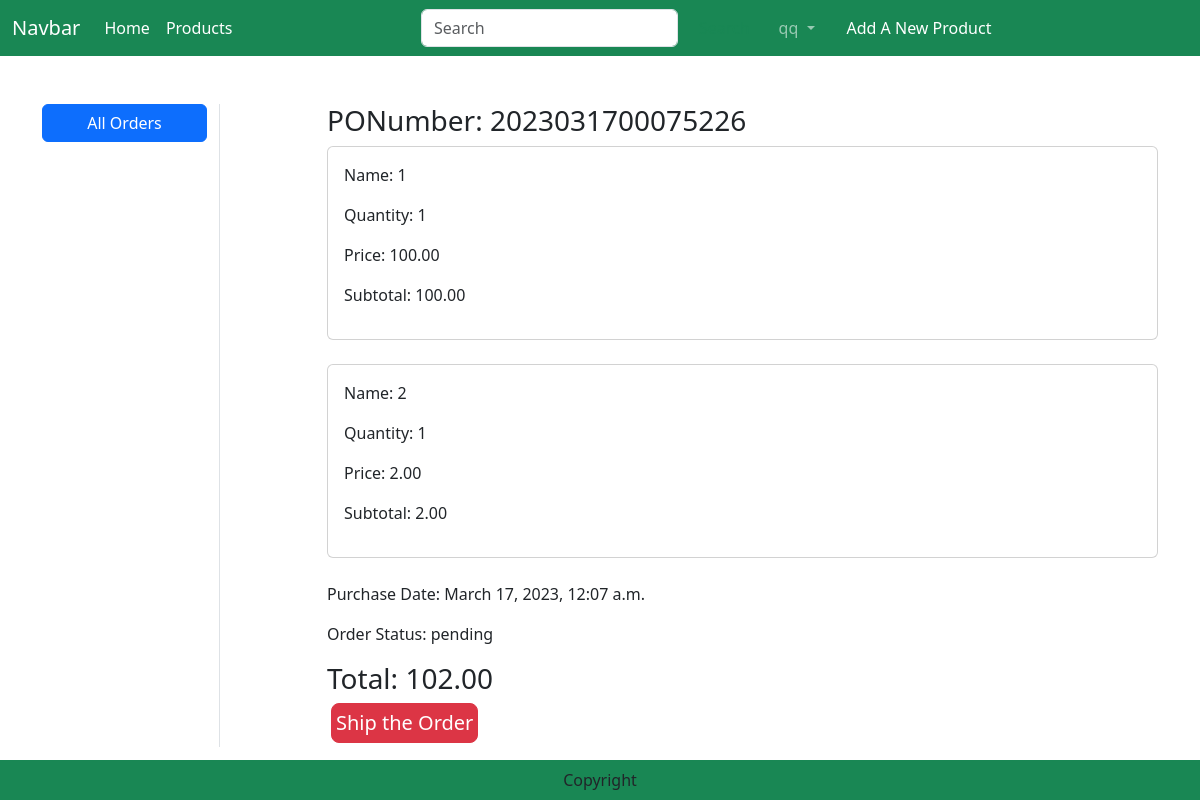
The app's page /orders/2023031700075226 (signed in), older data.
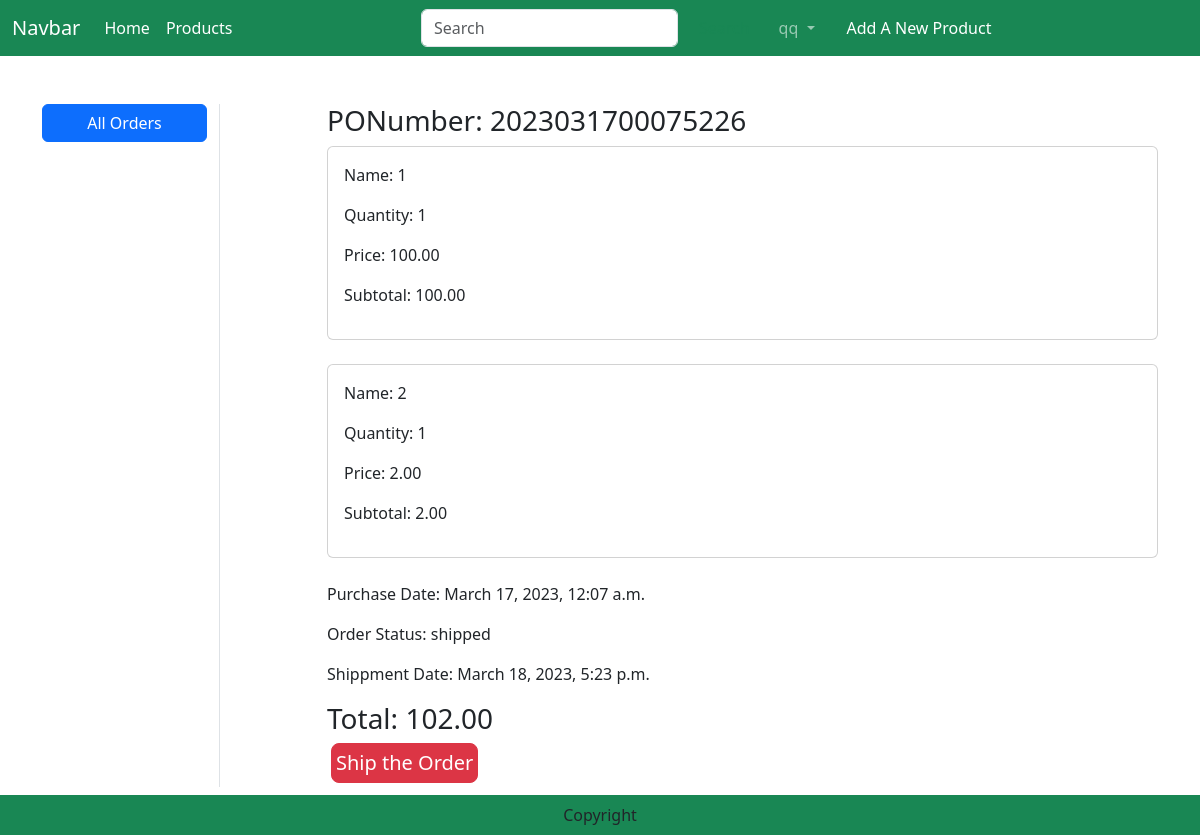
The same page, newer data.
### order/models.py (models this page shows)
class Order(models.Model):
    PONumber = models.CharField(max_length=30, primary_key=True)
    purchaseDate = models.DateTimeField(default=datetime.now)
    status = models.CharField(default=ORDER_STATUS_CHOICES[0][0], choices=ORDER_STATUS_CHOICES, max_length=20)
    customer = models.ForeignKey('customers.Customer',on_delete=models.CASCADE)
    user = models.ForeignKey(User,on_delete=models.CASCADE)
    shipmentDate = models.DateTimeField(null = True)
    cancelDate = models.DateTimeField(null = True)

class OrderItem(models.Model):
    product = models.ForeignKey('products.Product', on_delete=models.CASCADE)
    order = models.ForeignKey('order.Order', on_delete=models.CASCADE,)
    price = models.DecimalField(default=0, max_digits=7, decimal_places=2)
    myRate = models.IntegerField(default=5)
    myComment = models.CharField(max_length=1000)
    class Meta:
        unique_together = ("product","order")

### products/models.py (models this page shows, shortened)
class Product(models.Model):
    productName = models.CharField(max_length=100)
    price = models.DecimalField(default=0, max_digits=7, decimal_places=2)
    ISBN = models.CharField(max_length=17)
    author = models.CharField(max_length=100)
    publisher = models.CharField(max_length=100)
    introduction = models.TextField(max_length=1000)
    image = models.ImageField(upload_to='product')
    category = models.ForeignKey('Category', related_name="products", on_delete=models.CASCADE,)
    avgRating = models.DecimalField(default=0, max_digits=3, decimal_places=2)

### order/views.py (the view)
# urls.py: path('orders/<str:PONumber>',views.OrderDetailView.as_view(), name='order_detail'),
class OrderDetailView(View):
    def get(self, request, PONumber):
        filter = request.GET.get('filter')
        if filter == 'allVendor':
            orders = Order.objects.all().order_by('-purchaseDate')
        else:
            filter == 'all'
            orders = Order.objects.filter(user=request.user).order_by('-purchaseDate')
        order = Order.objects.get(PONumber=PONumber)
        orderitems = OrderItem.objects.filter(order=order)
        total = 0
        for oi in orderitems:
            value = oi.price
            total = total + value
        context = {
            'order': order,
            'orderitems': orderitems,
            'total':total,
        }
        return render(request, 'order_detail.html', context)

### templates/order_detail.html (shortened to what this page needs)
{% extends 'base.html' %}
{% load static %}
{% block main-content %}
<div class="container my-5">
    <div class="row">
        <div class="col-sm-2 border-end">
            <ul class="list-unstyled">
                {% for group in request.user.groups.all %}
                    {% if group.name == 'Customer' %}
                        <li class="d-grid"><a href="{% url 'order:orders' %}?filter=all" class="btn btn-primary" {% if filter == 'all' %}class="active"{% endif %}>All Orders</a></li>
                    {% elif group.name == 'Vendor' %}
                        <li class="d-grid"><a href="{% url 'order:orders' %}?filter=allVendor" class="btn btn-primary" {% if filter == 'allVendor' %}class="active"{% endif %}>All Orders</a></li>
                    {% endif %}
                {% endfor %}
            </ul>
        </div>
        <div class="col-sm-9 offset-sm-1">
            <h3>PONumber: {{order.PONumber}}</h3>
            {% for item in orderitems %}
                <div class="card">
                    <div class="card-body">
                        <div class="col-sm-7">
                            <p>Name: {{item.product.productName}}</p>
                            <p>Quantity: 1 </p>
                            <p>Price: {{item.price}}</p>
                            <p>Subtotal: {{item.price}}</p>
                        </div>
                    </div>
                </div>
                <br>
            {% endfor %}
                <div class="col-sm">
                    <p>Purchase Date: {{order.purchaseDate}}</p>
                    <p>Order Status: {{order.status}}</p>
                    {% if order.status == 'shipped' %}
                        <p>Shippment Date: {{order.shipmentDate}}</p>
                    {% elif order.status == 'cancelled' %}
                        <p>Cancel Date: {{order.cancelDate}}</p>
                        <p>Cancel Person: </p>
                    {% endif %}
                </div>
            <h3>Total: {{total}}</h3>
            {% for group in request.user.groups.all %}
                {% if group.name == 'Vendor' %}
                    <form action="/vendorShip" class="d-inline">
                        <button type="sumbit" class="d-grid gap-2 btn btn-danger p-1 m-1 btn-lg text-decoration-none text-white" >Ship the Order</button>
                    </form>
                {% endif %}
            {% endfor %}
        </div>
    </div>
</div>
{% endblock main-content %}

### templates/base.html (shortened to what this page needs)
<!DOCTYPE html>
{% load static %}
<html lang="en">
<head>
    <link href="https://cdn.jsdelivr.net/npm/bootstrap@5.3.0-alpha1/dist/css/bootstrap.min.css" rel="stylesheet">
    <link rel="stylesheet" href="{% static 'css/owl.carousel.min.css' %}">
    <link rel="stylesheet" href="{% static 'css/all.min.css' %}">
    <link rel="stylesheet" href="{% static 'css/style.css' %}">
</head>
<body>
    <nav class="navbar navbar-expand-lg navbar-dark bg-success">
        <div class="container-fluid">
          <a class="navbar-brand" href="#">Navbar</a>
          <div class="collapse navbar-collapse" id="navbarSupportedContent">
            <ul class="navbar-nav me-auto mb-2 mb-lg-0">
              <li class="nav-item">
                <a class="nav-link active" aria-current="page" href="{% url 'products:home' %}">Home</a>
              </li>
              <li class="nav-item">
                <a class="nav-link text-white" href="{% url 'products:products' %}">Products</a>
              </li>
            </ul>
            <form class="d-flex" role="search" action="{% url 'products:searchProducts' %}" method="get">
              <input class="form-control me-2" type="text" placeholder="Search" name="search" aria-label="Search">
              <button class="btn btn-outline-success" type="submit">Search</button>
            </form>
            <ul class="navbar-nav me-auto mb-2 mb-lg-0">
              {% if user.is_authenticated %}
                  {% for group in request.user.groups.all %}
                    {% if group.name == 'Vendor' %}
                      <li class="nav-item dropdown mx-2">
                        <a class="nav-link dropdown-toggle" href="#" role="button" data-bs-toggle="dropdown" aria-expanded="false">
                          {{ user.username }}
                        </a>
                      </li>
                      <li class="nav-item mx-2">
                        <a class="nav-link text-white" href="{% url 'products:productsAdd' %}">Add A New Product</a>
                      </li>
                    {% endif %}
                  {% endfor %}
              {% endif %}
              </ul>
          </div>
        </div>
      </nav>
      {% block main-content %}{% endblock main-content %}
    <footer class="container-fluid fixed-bottom bg-success text-center p-2 mt-5">
        Copyright
    </footer>
</body>
</html>

Row changes from the older to the newer data that the page shows:
changed Order id 2023031700075226: status "pending" → "shipped"; shipmentDate (not shown) → "March 18, 2023, 5:23 p.m."
Text that changed along with them:
text now shown: "Shippment Date:"
